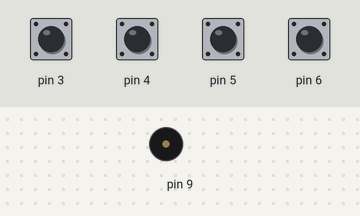
Recording of a sketch running on a simulated Arduino Uno, built with avr-gcc and run on an emulated ATmega328P. Parts: buzzer (waves = sounding). The inputs (shaded band) are chosen by the test bench; at power-on: pin 3–6 HIGH.

Above: at 1.2 s.
1.3 s: pin 3 pulled LOW for 0.15 s
At 1.42 s:
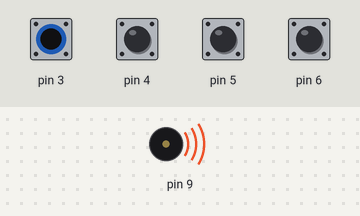
Timing chart, 0 to 4.3 s (numbered marks = the images above; inputs shaded):
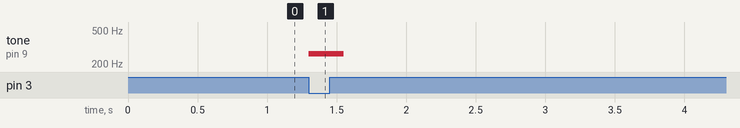

The sketch:

speaker2.ino
```cpp
#define NOTE_C4 262
#define NOTE_D4 294
#define NOTE_E4 330
#define NOTE_F4 349
const int speaker = 9;

void setup() {
  for(int i=3; i<7; i++){
     pinMode(i, INPUT_PULLUP);
  }
}

void loop() {
  if(digitalRead(3)==0){
    tone(9, NOTE_C4, 100);
  }
  if(digitalRead(4)==0){
    tone(9, NOTE_D4, 100);
  }
  if(digitalRead(5)==0){
    tone(9, NOTE_E4, 100);
  }
  if(digitalRead(6)==0){
    tone(9, NOTE_F4, 100);
  }
}
```

Measured:
- after the input at 1.3 s, tone on pin 9: silent → 262 Hz at once, → silent 0.25 s later
